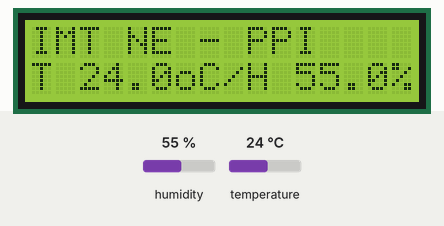
Simulated run of this sketch. Board: Arduino Uno, built with avr-gcc and run on an emulated ATmega328P. Shown: 16×2 character LCD. The test bench sets the inputs (shaded band); at power-on: humidity 55 %, temperature 24 °C.

Above: at 2.6 s.
2.7 s: humidity set to 22 %
At 4.6 s:
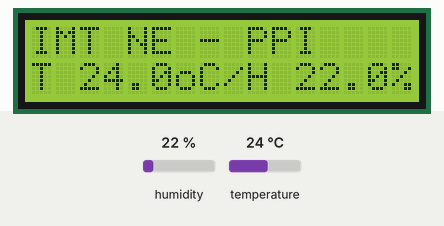
5.7 s: temperature set to 12 °C
At 6.9 s:
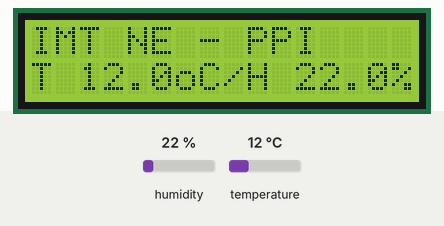
8.7 s: humidity set to 40 %
At 11.3 s:
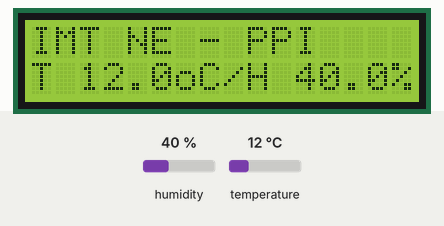
11.7 s: temperature set to 19 °C
At 12.6 s:
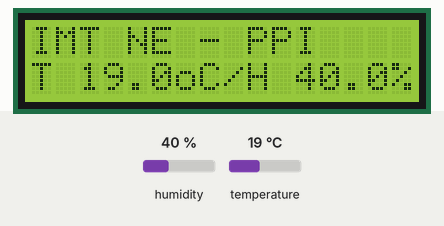
Timing chart, 0 to 14.7 s (numbered marks = the images above; inputs shaded):
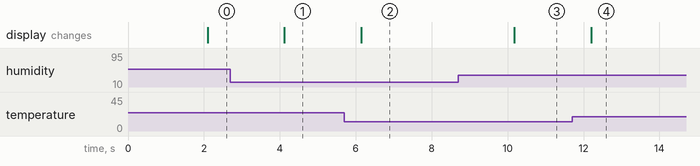

The sketch:

lcd_i2c_dht22.ino
```cpp
// Partie 1 - Temperature et humidite sur l'ecran LCD
// Ligne 1 : IMT NE - PPI
// Ligne 2 : T 22.5oC/H 68.5%   (mise a jour toutes les 2 s)

#include <Wire.h>
#include <LiquidCrystal_AIP31068_I2C.h>
#include <DHT.h>

#define DHTPIN A0
#define DHTTYPE DHT22

DHT dht(DHTPIN, DHTTYPE);
LiquidCrystal_AIP31068_I2C lcd(0x3E, 16, 2);

void setup() {
  Wire.begin();   // bus I2C pour l'ecran
  dht.begin();
  lcd.begin(16, 2);

  lcd.setCursor(0, 0);
  lcd.print("IMT NE - PPI");
}

void loop() {
  delay(2000);

  float h = dht.readHumidity();
  float t = dht.readTemperature();

  // mesure ratee : on garde l'ancien affichage
  if (isnan(h) || isnan(t)) {
    return;
  }

  lcd.setCursor(0, 1);
  lcd.print("T ");
  lcd.print(t, 1);
  lcd.print("oC/H ");
  lcd.print(h, 1);
  lcd.print("%");
}
```

Measured:
- after the input at 2.7 s, the display: changes after 1.4 s (image 1)
- after the input at 5.7 s, the display: changes after 0.44 s (image 2)
- after the input at 8.7 s, the display: changes after 1.5 s (image 3)
- after the input at 11.7 s, the display: changes after 0.50 s (image 4)
